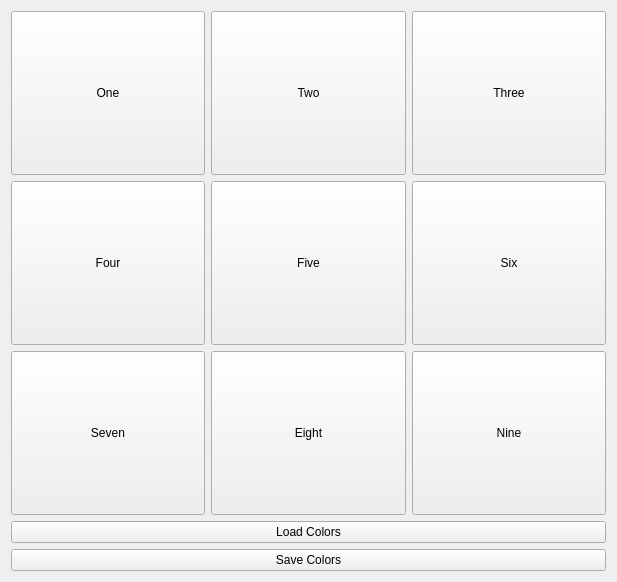
<?xml version="1.0" encoding="UTF-8"?>
<ui version="4.0">
 <class>Widget</class>
 <widget class="QWidget" name="Widget">
  <property name="geometry">
   <rect>
    <x>0</x>
    <y>0</y>
    <width>617</width>
    <height>582</height>
   </rect>
  </property>
  <property name="windowTitle">
   <string>Widget</string>
  </property>
  <layout class="QVBoxLayout" name="verticalLayout">
   <item>
    <layout class="QGridLayout" name="gridLayout">
     <item row="0" column="0">
      <widget class="QPushButton" name="button1">
       <property name="sizePolicy">
        <sizepolicy hsizetype="Minimum" vsizetype="Expanding">
         <horstretch>0</horstretch>
         <verstretch>0</verstretch>
        </sizepolicy>
       </property>
       <property name="text">
        <string>One</string>
       </property>
      </widget>
     </item>
     <item row="0" column="1">
      <widget class="QPushButton" name="button2">
       <property name="sizePolicy">
        <sizepolicy hsizetype="Minimum" vsizetype="Expanding">
         <horstretch>0</horstretch>
         <verstretch>0</verstretch>
        </sizepolicy>
       </property>
       <property name="text">
        <string>Two</string>
       </property>
      </widget>
     </item>
     <item row="0" column="2">
      <widget class="QPushButton" name="button3">
       <property name="sizePolicy">
        <sizepolicy hsizetype="Minimum" vsizetype="Expanding">
         <horstretch>0</horstretch>
         <verstretch>0</verstretch>
        </sizepolicy>
       </property>
       <property name="text">
        <string>Three</string>
       </property>
      </widget>
     </item>
     <item row="1" column="0">
      <widget class="QPushButton" name="button4">
       <property name="sizePolicy">
        <sizepolicy hsizetype="Minimum" vsizetype="Expanding">
         <horstretch>0</horstretch>
         <verstretch>0</verstretch>
        </sizepolicy>
       </property>
       <property name="text">
        <string>Four</string>
       </property>
      </widget>
     </item>
     <item row="1" column="1">
      <widget class="QPushButton" name="button5">
       <property name="sizePolicy">
        <sizepolicy hsizetype="Minimum" vsizetype="Expanding">
         <horstretch>0</horstretch>
         <verstretch>0</verstretch>
        </sizepolicy>
       </property>
       <property name="text">
        <string>Five</string>
       </property>
      </widget>
     </item>
     <item row="1" column="2">
      <widget class="QPushButton" name="button6">
       <property name="sizePolicy">
        <sizepolicy hsizetype="Minimum" vsizetype="Expanding">
         <horstretch>0</horstretch>
         <verstretch>0</verstretch>
        </sizepolicy>
       </property>
       <property name="text">
        <string>Six</string>
       </property>
      </widget>
     </item>
     <item row="2" column="0">
      <widget class="QPushButton" name="button7">
       <property name="sizePolicy">
        <sizepolicy hsizetype="Minimum" vsizetype="Expanding">
         <horstretch>0</horstretch>
         <verstretch>0</verstretch>
        </sizepolicy>
       </property>
       <property name="text">
        <string>Seven</string>
       </property>
      </widget>
     </item>
     <item row="2" column="1">
      <widget class="QPushButton" name="button8">
       <property name="sizePolicy">
        <sizepolicy hsizetype="Minimum" vsizetype="Expanding">
         <horstretch>0</horstretch>
         <verstretch>0</verstretch>
        </sizepolicy>
       </property>
       <property name="text">
        <string>Eight</string>
       </property>
      </widget>
     </item>
     <item row="2" column="2">
      <widget class="QPushButton" name="button9">
       <property name="sizePolicy">
        <sizepolicy hsizetype="Minimum" vsizetype="Expanding">
         <horstretch>0</horstretch>
         <verstretch>0</verstretch>
        </sizepolicy>
       </property>
       <property name="text">
        <string>Nine</string>
       </property>
      </widget>
     </item>
    </layout>
   </item>
   <item>
    <widget class="QPushButton" name="loadPushButton">
     <property name="text">
      <string>Load Colors</string>
     </property>
    </widget>
   </item>
   <item>
    <widget class="QPushButton" name="savePushButton">
     <property name="text">
      <string>Save Colors</string>
     </property>
    </widget>
   </item>
  </layout>
 </widget>
 <layoutdefault spacing="6" margin="11"/>
 <resources/>
 <connections/>
</ui>
